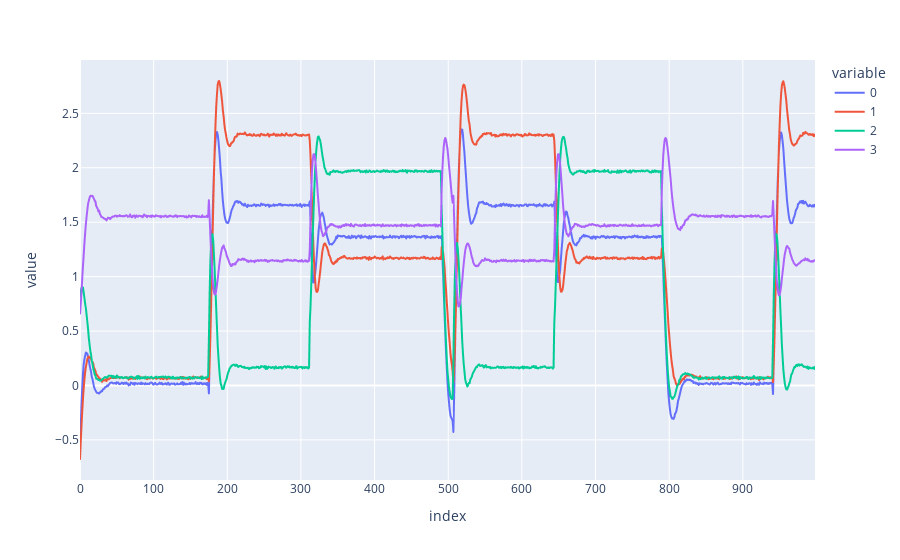

The notebook cell saved with this chart:
### Code cell
px.line(X2_hat)

### Figure 1 — Plotly figure (JSON) as saved in the notebook; plotly's stock layout.template omitted (floating-point values rounded to 4 significant figures; data arrays with more than 128 entries replaced by an {"elided": "..."} marker saying what was removed)
{"data": [{"hovertemplate": "variable=0<br>index=%{x}<br>value=%{y}<extra></extra>", "legendgroup": "0", "line": {"color": "#636efa", "dash": "solid"}, "marker": {"symbol": "circle"}, "mode": "lines", "name": "0", "showlegend": true, "type": "scattergl", "x": {"elided": "999 int values"}, "xaxis": "x", "y": {"elided": "999 float values"}, "yaxis": "y"}, {"hovertemplate": "variable=1<br>index=%{x}<br>value=%{y}<extra></extra>", "legendgroup": "1", "line": {"color": "#EF553B", "dash": "solid"}, "marker": {"symbol": "circle"}, "mode": "lines", "name": "1", "showlegend": true, "type": "scattergl", "x": {"elided": "999 int values"}, "xaxis": "x", "y": {"elided": "999 float values"}, "yaxis": "y"}, {"hovertemplate": "variable=2<br>index=%{x}<br>value=%{y}<extra></extra>", "legendgroup": "2", "line": {"color": "#00cc96", "dash": "solid"}, "marker": {"symbol": "circle"}, "mode": "lines", "name": "2", "showlegend": true, "type": "scattergl", "x": {"elided": "999 int values"}, "xaxis": "x", "y": {"elided": "999 float values"}, "yaxis": "y"}, {"hovertemplate": "variable=3<br>index=%{x}<br>value=%{y}<extra></extra>", "legendgroup": "3", "line": {"color": "#ab63fa", "dash": "solid"}, "marker": {"symbol": "circle"}, "mode": "lines", "name": "3", "showlegend": true, "type": "scattergl", "x": {"elided": "999 int values"}, "xaxis": "x", "y": {"elided": "999 float values"}, "yaxis": "y"}], "layout": {"legend": {"title": {"text": "variable"}, "tracegroupgap": 0}, "margin": {"t": 60}, "xaxis": {"anchor": "y", "domain": [0, 1], "title": {"text": "index"}}, "yaxis": {"anchor": "x", "domain": [0, 1], "title": {"text": "value"}}}}
